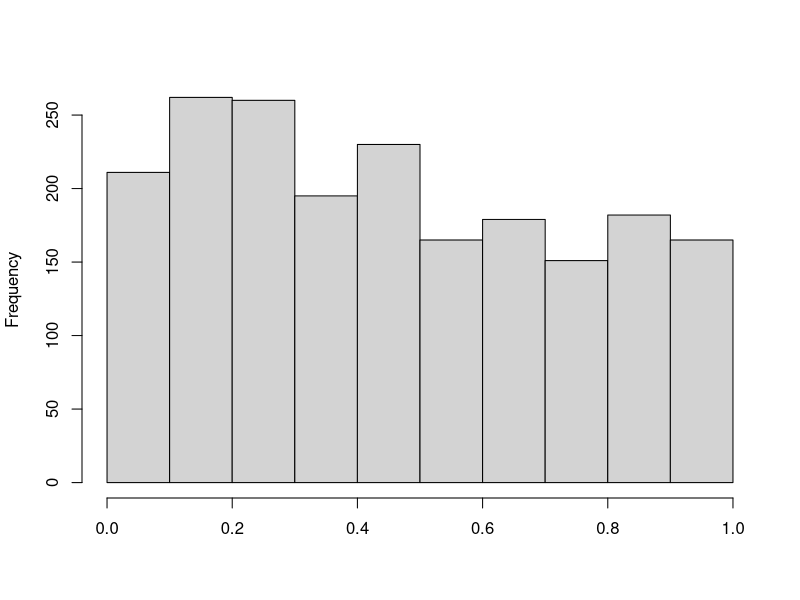
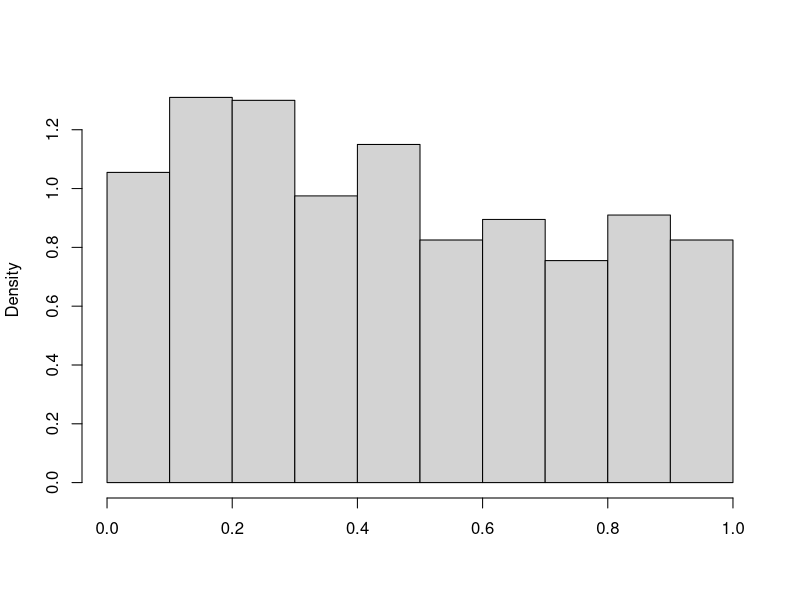

Source code (R) for these figures, in order:
# classic CUSUM test with lagged window estimator
# simulation for master thesis
# author: Xiaotong Meng
# E-mail: xiaotong.meng@rwth-aachen.de


set.seed(2022)
library("zoo")
library('e1071')


######################functions#######################

sim_tvAR1 <-function(a, TT, mu){
  ww <- rnorm(TT)
  tvAR1 <- rep(0, TT)
  tvAR1[1] <- ww[1]
  for(t in 2:TT) { 
    tvAR1[t] <- a[t-1]*tvAR1[t-1]  + ww[t] 
  }
  tvAR1 <- tvAR1+ mu
  return(tvAR1)
}

# Optimize window with AR1 method
get_window <- function(x){
  TT = length(x)
  ar = acf(x, plot=FALSE)
  a = ar$acf[2]
  m = floor( 1.1447*( 4*a^2 *TT / (1- a^2) )^(1/3) )
  if( m==0) {m =1}
  return(m)
} 

#test statistics with lagged window estimator
Tn_LW <- function(i, a, TT, mu){
  j = 1: TT
  j = j/TT
  x <- sim_tvAR1(a,TT,mu)
  #m <- optimize_window (x, 1, 0.1 *TT, 1, 7)
  #m <- m$window
  m <- get_window(x)
  #cat("Window size:",m )
  mvsum = rollapply(x, m, sum)
  LW = (mvsum/m - sum(x)/TT)^2
  LW <- m/(TT-m+1)* sum(LW) 
  #cat("lagged window estimator", LW )
  Tn <-  max(abs(cumsum(x) - j*sum(x))) / (sqrt(TT* LW) )
  return(Tn) 
}


#maximum of Brownian bridge
get_mbb <- function(i,f){
  tn = rbridge(end = 1, frequency = f)
  tn = max(abs(tn))
  return(tn)
}



get_p <- function(Tn, tn, Nmbb){
  p = max(which(tn <= Tn))
  #print(p)
  p = 1- p/Nmbb
  return(p)
}



get_phist <- function(Nmbb, a, TT, wB, mu){
  j <- rep(1, Nmbb)
  tn_all <- sapply(j, get_mbb, f=1000)
  tn_s <- sort(tn_all)
  i <- rep(1, wB)
  Tn_all <- sapply(i, Tn_LW, a = a, TT=TT, mu=mu)
  #print(Tn_all[1:3])
  p_all <- sapply(Tn_all, get_p, tn = tn_s, Nmbb= Nmbb)
  hist(p_all, main=NULL, xlab =" ")
  hist(p_all, main=NULL, xlim =c(0,1),freq = FALSE, xlab = "")
  return(p_all)
}


#type I Error
get_t1 <- function(p_all, nl){
  t1 <- sum(p_all < nl)
  t1 <- t1/ length(p_all)*100
  return(t1)
}



########################initialization########################

TT <- 200
wB <- 2000
Nmbb<- 1000

a0 <- rep(0.6, TT)
a1 <- c(rep(0.6, TT/2), rep(-0.6, TT/2))
t <-seq(0,1, length.out =TT) * 2 * pi
a2 <- 0.75*cos(t)
t <-seq(0,1, length.out =TT/2) * 2 * pi
a3_1 <- 0.75*cos(t)
a3_2 <- seq(0.5, 1, length.out = TT/2)
a3 <- c(a3_1, 0.6-a3_2)

mu <- rep(0, TT)
#mu <- c(rep(1, TT/4),rep(-1, TT/4), rep(1, TT/4),rep(-1, TT/4))



########################test###################################

p_all0 <- get_phist(Nmbb, a0,TT, wB,mu)
a <- 0.05
t0 <-get_t1(p_all0, a)